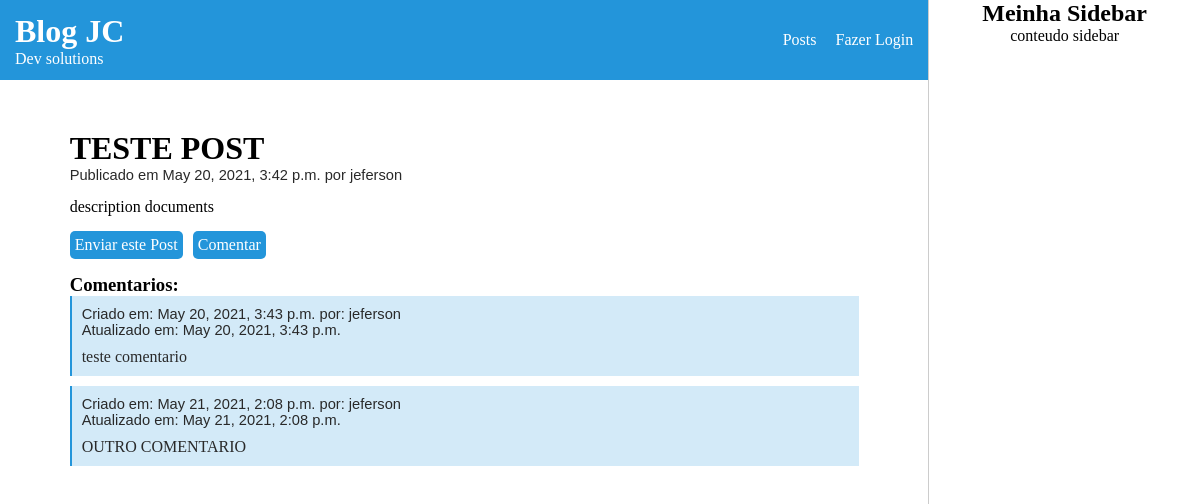
The page /teste-post/1 on the database its author committed.
### meublog/models.py (models this page shows, shortened)
class Post(models.Model):
    STATUS_CHOICES=(
        ('rascunho', 'Rascunho'),
        ('publicado', 'Publicado')
    )
    object = models.Manager() #gerenciador padrão
    publicados = PublicadosManager() #gerenciador personalizados. Este é chamado na funcão view listar posts
    titulo = models.CharField(max_length=250)
    slug = models.SlugField(max_length=100)
    corpo = models.TextField()
    autor = models.ForeignKey(User, on_delete=models.CASCADE, related_name='meublog_posts')
    publicado = models.DateTimeField(default=timezone.now) #Na hora atual
    criado = models.DateTimeField(auto_now_add=True)# No momento em que criar
    status = models.CharField(max_length=9, choices=STATUS_CHOICES, default='rascunho')
    class Meta:
        ordering = ('-publicado',)
        verbose_name = 'Post'
        verbose_name_plural = 'Posts'

class Comentario(models.Model):
    STATUS_CHOICES=(
        (True, 'Ativo'),
        (False, 'Desativo')
    )
    ativosG = AtivosManager()#Gerenciador
    nome = models.CharField(max_length=100)
    email = models.EmailField()
    corpo = models.CharField(max_length=255)
    criado = models.DateTimeField(auto_now_add=True)
    atualizado = models.DateTimeField(auto_now_add=True)
    ativo = models.BooleanField(choices=STATUS_CHOICES, default=True)
    fk_post = models.ForeignKey(Post, on_delete=models.CASCADE)#Chave Estrangeira

### meublog/views.py (the view)
# urls.py: path('<slug:slug>/<int:pk>', views.DetalharPostView.as_view(), name='detalhe'),
class DetalharPostView(DetailView):
    model = Post
    template_name = 'meublog/post/detalharpost.html'
    def get_context_data(self, **kwargs):
        context = super(DetailView, self).get_context_data(**kwargs)
        context['comentarios'] = Comentario.ativosG.filter(fk_post=kwargs.get('object').id)
        return context

### meublog/models.py (called while the page is built)
    def get_queryset(self):
        return super(AtivosManager, self).get_queryset().all()

### meublog/templates/meublog/post/detalharpost.html (shortened to what this page needs)
{% extends 'meublog/base.html' %}
{% block conteudo %}
<div class="post">
    <h1>{{ post.titulo }}</h1>
    <p class="date">
        Publicado em {{ post.publicado }} por {{ post.autor }}
    </p>
    <p>
        {{ post.corpo|linebreaks }}
    </p>
    <div class="post-action">
        <a href="{% url 'meublog:share_post' post.id %}">Enviar este Post</a>
        <a href="{% url 'meublog:comentar_post' post.id %}">Comentar</a>
    </div>
</div>
<div class="comentario-post">
    <h3>Comentarios:</h3>
    {% if comentarios %}
        {% for c in comentarios %}
        <div class="comentario">
                <p class="date">Criado em: {{ c.criado }} por: {{ c.nome }}</p>
                <p class="date">Atualizado em: {{ c.atualizado }}</p>
                <p class="corpo-comentario">{{ c.corpo }}</p>
        </div>
        {% endfor %}
    {% endif %}
</div>
{% endblock %}

### meublog/templates/meublog/base.html (shortened to what this page needs)
{% load static %}
<!DOCTYPE html>
<html lang="en">
<head>
    <link rel="stylesheet" href="{% static 'css/meublog.css' %}">
</head>
<body>
<div class="page">
    <div id="content">
        <div class="header">
            <div id="logo">
                <h1>Blog JC</h1>
                <p>Dev solutions</p>
            </div>
            <div id="menu">
                <a href="/">Posts</a>
                <a href="/admin">Fazer Login</a>
            </div>
        </div>
        {% block conteudo %}
        {% endblock %}
    </div>
    <div id="sidebar">
        <h2>Meinha Sidebar</h2>
        <p>conteudo sidebar</p>
    </div>
</div>
</body>
</html>

### meublog/static/css/meublog.css (style rules this page uses)
* { margin:0; padding:0; font-family: asap; }
.header { display:flex; width:100%; height:10vh; background:#2395da; justify-content:space-between; align-items:center; margin-bottom: 50px; }
.header #logo { margin-left:15px; color:#fff; }
.header #menu a { color:#fff; margin-right:15px; text-decoration:none; }
.page { display:flex; align-items:start; }
#content { display: flex; flex-direction:column; width:100%; background:#fff; justify-content:center; align-items:center; }
.date { font-family:helvetica; font-size:11pt; color:#292929; margin-bottom:15px; }
#sidebar { width:350px; height:100vh; border-left: 1px solid #ccc; text-align:center; }
.post,.comentario-post { width:85%; }
.post .post-action { display: flex; }
.post-action a { margin-top:15px; margin-bottom:15px; text-decoration:none; color:#fff; background-color:#2395da; padding:5px; border-radius:5px; margin-right:10px; }
.comentario-post .date { margin-bottom: 0px; }
.comentario-post .comentario { background-color:rgba(35,149,218,0.2); padding:10px; border-left: 2px solid #2395da; margin-bottom:10px; }
.comentario .corpo-comentario { margin-top:10px; color:#292929; }

### rows shown on the page
Post: titulo "TESTE POST", publicado "May 20, 2021, 3:42 p.m.", autor "jeferson", corpo "description documents"
Comentario: criado "May 20, 2021, 3:43 p.m.", nome "jeferson", atualizado "May 20, 2021, 3:43 p.m.", corpo "teste comentario"
Comentario: criado "May 21, 2021, 2:08 p.m.", nome "jeferson", atualizado "May 21, 2021, 2:08 p.m.", corpo "OUTRO COMENTARIO"
